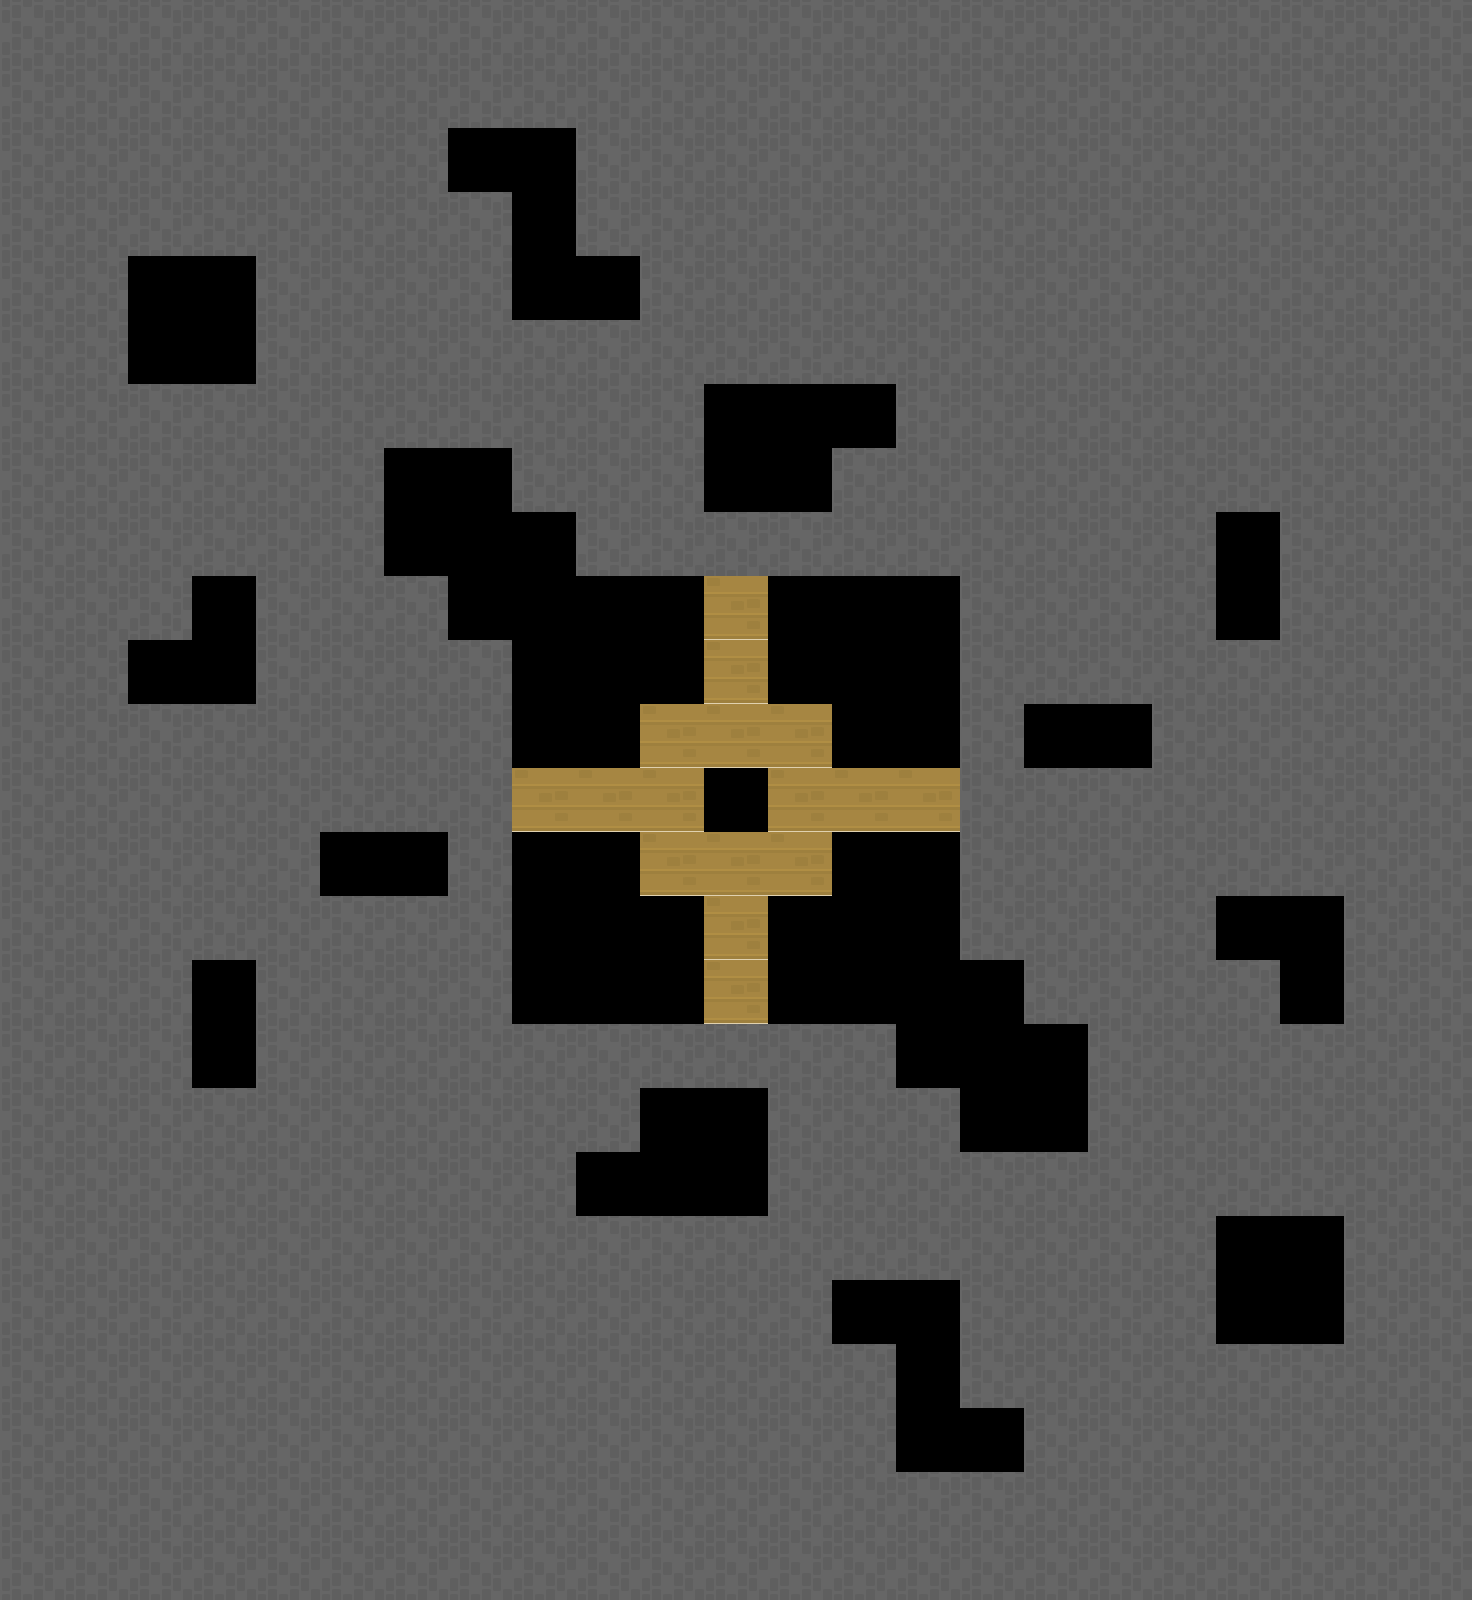

This game map was drawn from its Tiled (.tmx) file and the tilesets committed beside it. A one-line description and the full map source follow:
An orthogonal 23x25 tile map with 64x64 px tiles, 1 tile layer (Tile Layer 1).

<map version="1.0" orientation="orthogonal" renderorder="right-down" width="23" height="25" tilewidth="64" tileheight="64" nextobjectid="1">
 <tileset firstgid="1" name="RPGpack_sheet" tilewidth="64" tileheight="64" tilecount="260" columns="20">
  <image source="RPGpack_sheet.png" width="1280" height="832" />
  <terraintypes>
   <terrain name="grass" tile="21" />
   <terrain name="bush" tile="180" />
  </terraintypes>
  <tile id="180" terrain="0,0,0,0" />
  <tile id="181" terrain="0,0,0,0" />
  <tile id="182" terrain="0,0,0,0" />
  <tile id="183" terrain="0,0,0,0" />
  <tile id="184" terrain="0,0,0,0" />
 </tileset>
 <layer name="Tile Layer 1" width="23" height="25">
  <data encoding="csv">
155,155,155,155,155,155,155,155,155,155,155,155,155,155,155,155,155,155,155,155,155,155,155,
155,155,155,155,155,155,155,155,155,155,155,155,155,155,155,155,155,155,155,155,155,155,155,
155,155,155,155,155,155,155,241,241,155,155,155,155,155,155,155,155,155,155,155,155,155,155,
155,155,155,155,155,155,155,155,241,155,155,155,155,155,155,155,155,155,155,155,155,155,155,
155,155,241,241,155,155,155,155,241,241,155,155,155,155,155,155,155,155,155,155,155,155,155,
155,155,241,241,155,155,155,155,155,155,155,155,155,155,155,155,155,155,155,155,155,155,155,
155,155,155,155,155,155,155,155,155,155,155,241,241,241,155,155,155,155,155,155,155,155,155,
155,155,155,155,155,155,241,241,155,155,155,241,241,155,155,155,155,155,155,155,155,155,155,
155,155,155,155,155,155,241,241,241,155,155,155,155,155,155,155,155,155,155,241,155,155,155,
155,155,155,241,155,155,155,241,241,241,241,102,241,241,241,155,155,155,155,241,155,155,155,
155,155,241,241,155,155,155,155,241,241,241,102,241,241,241,155,155,155,155,155,155,155,155,
155,155,155,155,155,155,155,155,241,241,102,102,102,241,241,155,241,241,155,155,155,155,155,
155,155,155,155,155,155,155,155,102,102,102,241,102,102,102,155,155,155,155,155,155,155,155,
155,155,155,155,155,241,241,155,241,241,102,102,102,241,241,155,155,155,155,155,155,155,155,
155,155,155,155,155,155,155,155,241,241,241,102,241,241,241,155,155,155,155,241,241,155,155,
155,155,155,241,155,155,155,155,241,241,241,102,241,241,241,241,155,155,155,155,241,155,155,
155,155,155,241,155,155,155,155,155,155,155,155,155,155,241,241,241,155,155,155,155,155,155,
155,155,155,155,155,155,155,155,155,155,241,241,155,155,155,241,241,155,155,155,155,155,155,
155,155,155,155,155,155,155,155,155,241,241,241,155,155,155,155,155,155,155,155,155,155,155,
155,155,155,155,155,155,155,155,155,155,155,155,155,155,155,155,155,155,155,241,241,155,155,
155,155,155,155,155,155,155,155,155,155,155,155,155,241,241,155,155,155,155,241,241,155,155,
155,155,155,155,155,155,155,155,155,155,155,155,155,155,241,155,155,155,155,155,155,155,155,
155,155,155,155,155,155,155,155,155,155,155,155,155,155,241,241,155,155,155,155,155,155,155,
155,155,155,155,155,155,155,155,155,155,155,155,155,155,155,155,155,155,155,155,155,155,155,
155,155,155,155,155,155,155,155,155,155,155,155,155,155,155,155,155,155,155,155,155,155,155
</data>
 </layer>
</map>